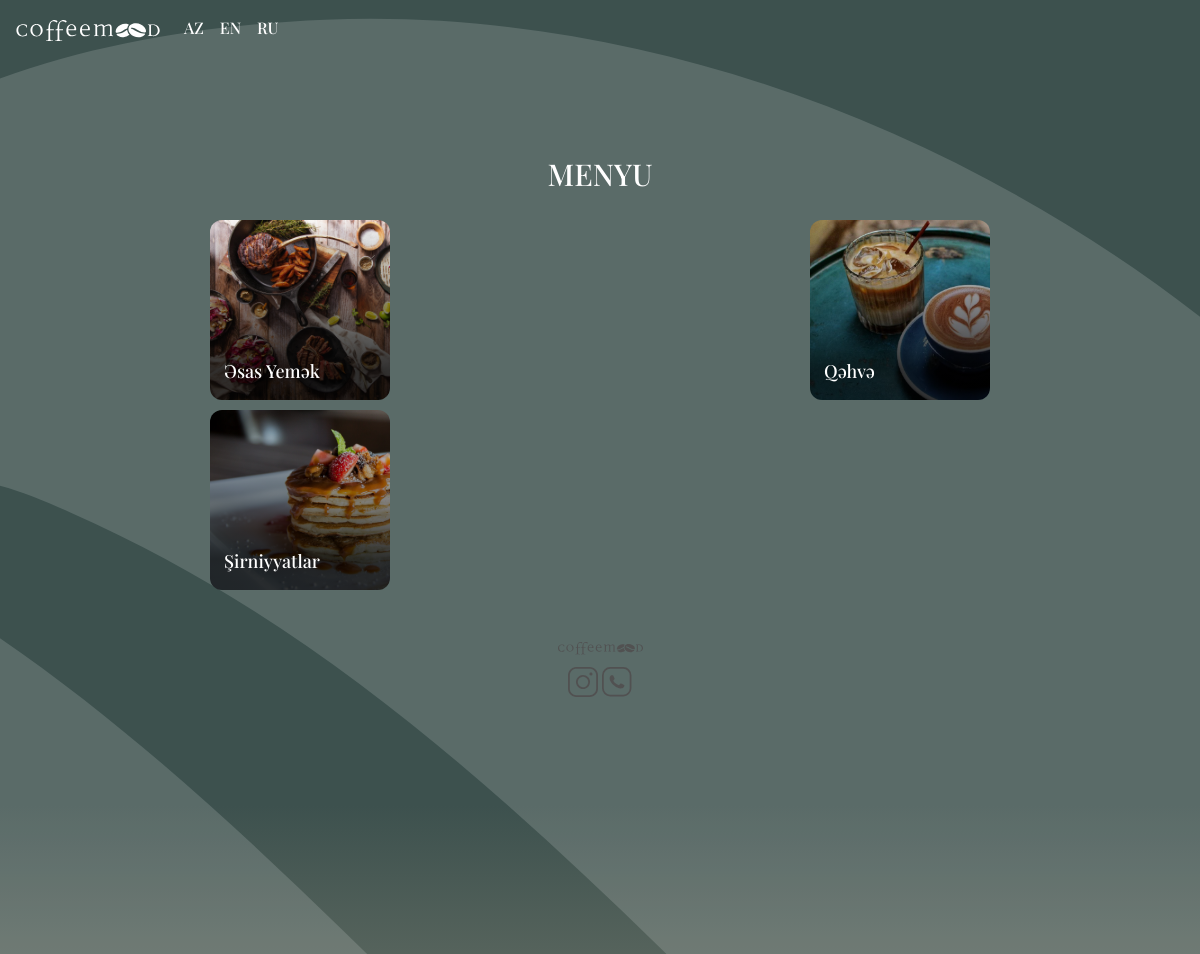
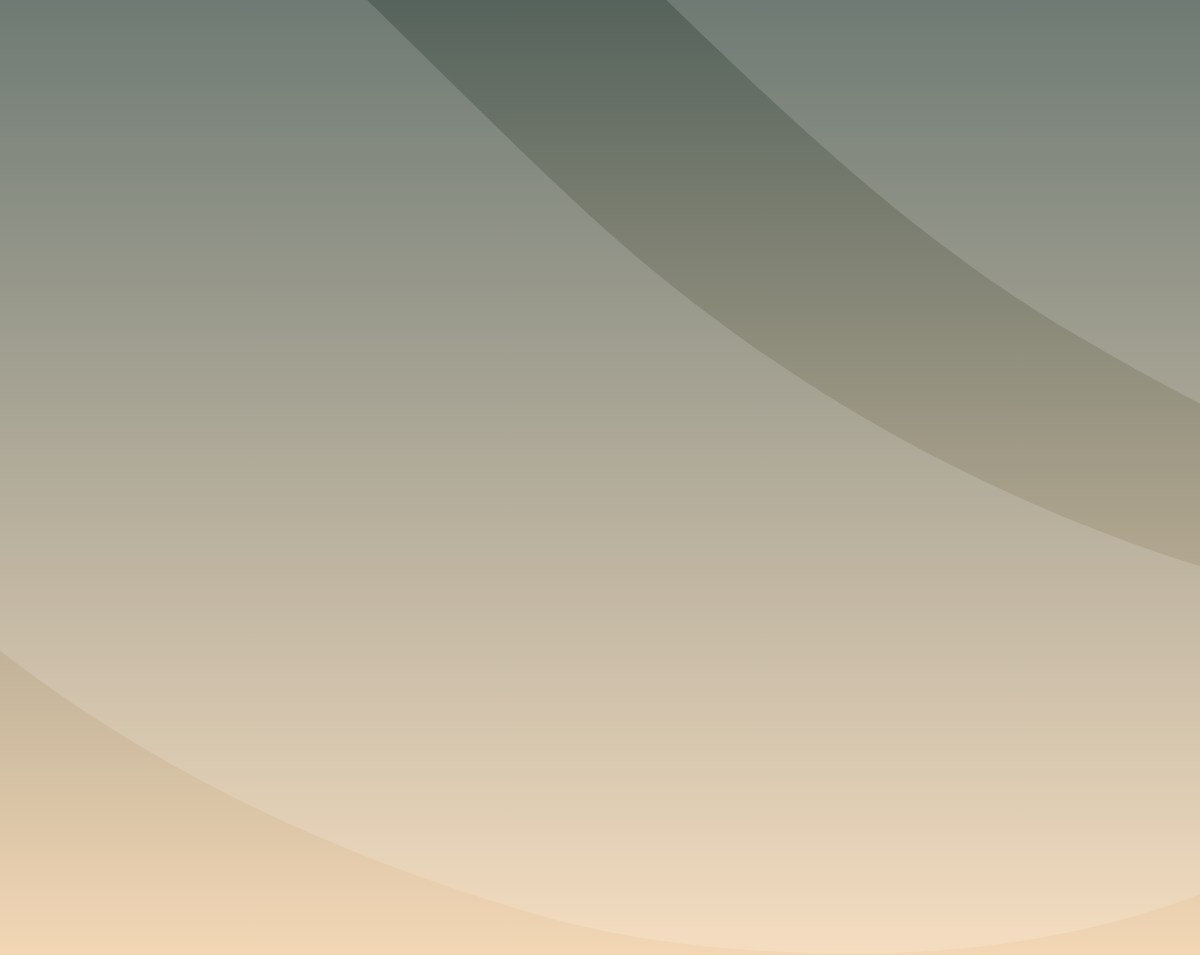
The page /categories/az/ on the database its author committed (2 pictures, top to bottom).
### core/models.py (models this page shows, shortened)
class Category(models.Model):
    en_title = models.CharField('EN Title',max_length=300, null=True)
    ru_title = models.CharField('RU Title',max_length=300, null=True)
    az_title = models.CharField('AZ Title',max_length=300, null=True)
    image = models.ImageField('Image',upload_to='images/', null=True, blank=True)
    created_at = models.DateTimeField(auto_now_add=True)
    updated_at = models.DateTimeField(auto_now=True)
    class Meta:
        verbose_name = 'Category'
        verbose_name_plural = 'Categories'

### core/views.py (the view)
# urls.py: path('categories/az/',AzCategoriesView.as_view(),name ='category-az'),
class AzCategoriesView(ListView):
    template_name = "az_categories.html"
    model = Category
    context_object_name = 'categories'

### core/templates/az_categories.html (shortened to what this page needs)
{% load static %}
<!DOCTYPE html>
<html lang="en">
<head>
    <link rel="stylesheet" href="https://cdn.jsdelivr.net/npm/bootstrap@4.5.3/dist/css/bootstrap.min.css">
</head>
<body style="background: linear-gradient(180deg, #3D514E 42.19%, #F3D7B5 100%); background-repeat: no-repeat;">
    <nav class="navbar navbar-expand-lg navbar-light">
        <a class="navbar-brand" href="{% url 'core:main' %}"><img src="{% static '/img/coffeemoodlogo.svg' %}" style="width: 143.97px;" alt=""></a>
        <div class="collapse navbar-collapse" id="navbarNav">
            <ul class="navbar-nav" style="align-items: end;">
                <li class="nav-item active">
                  <a style="color: white;" class="nav-link" href="{% url 'core:category-az' %}">AZ</a>
                </li>
                <li class="nav-item">
                  <a style="color: white;" class="nav-link" href="{% url 'core:category-en' %}">EN</a>
                </li>
                <li class="nav-item">
                  <a style="color: white;" class="nav-link" href="{% url 'core:category-ru' %}">RU</a>
                </li>
              </ul>
        </div>
      </nav>
    <div class="logo-container" style="text-align: center; padding: 100px 50px 20px 50px;z-index: 1;">
        <h1 style="font-size: 30px; color: white;">MENYU</h1>
    </div>
    <div class="logo-container" style="z-index: 2;">
        <div class="">
            <div class="row" style="margin-left: 0; margin-right: 0;">
                {% for category in categories %}
                <div class="col-6" style="margin-bottom: 10px; text-align: -webkit-center; padding: 0;">
                    <a href="{% url 'core:products-az' %}?category={{category.az_title}}">
                        <div style="width: 180px; display: flex; -webkit-align-items: flex-end; padding-left: 14px; padding-bottom: 15px; height: 180px; background:linear-gradient(180deg, rgba(0, 0, 0, 0) 0%, #000000cc 82.81%), url({{category.image.url}}); background-size: cover; border-radius: 12px;">
                            <span href="" style="font-size: 18px; color: white;">{{category.az_title}}</span>
                        </div>
                    </a>
                </div>
                {% endfor %}
            </div>
        </div>
    </div>
    <div class="logo-container" style="text-align: center; padding: 35px 50px 8px 50px;">
        <a href="">
        </a>
     </div>
    <div class="logo-container" style="text-align: center; padding: 0px 50px 20px 50px;">
        <a href="">
        </a>
        <a href="">
        </a>
     </div>
<img src="{% static '/img/bean.svg' %}" class="bean" style="margin-top: -700px; width: 100%;" alt="">
</body>
</html>

### rows shown on the page
Category: image (picture), az_title "Əsas Yemək"
Category: image (picture), az_title "Qəhvə"
Category: image (picture), az_title "Şirniyyatlar"
